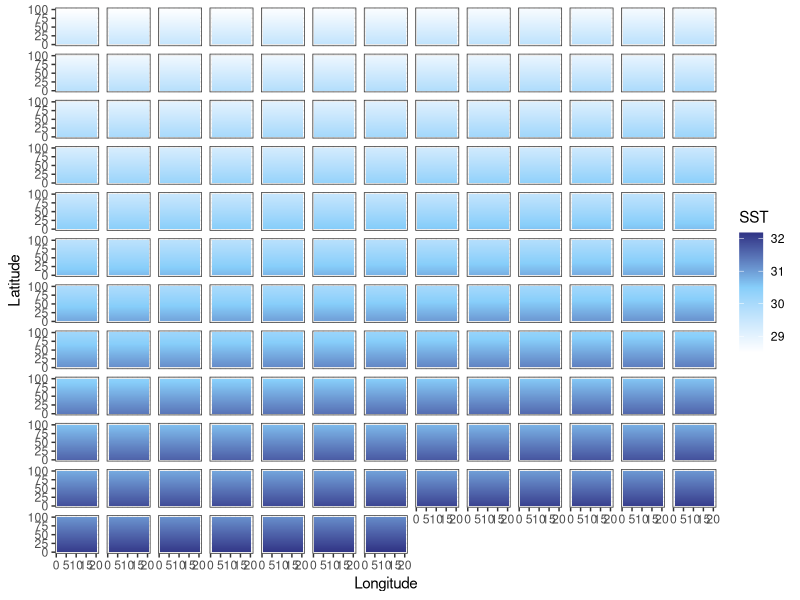
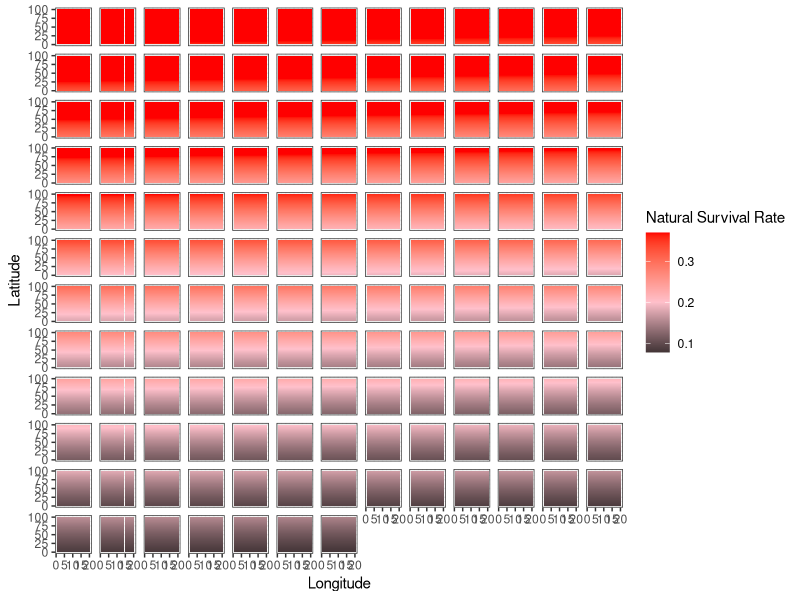
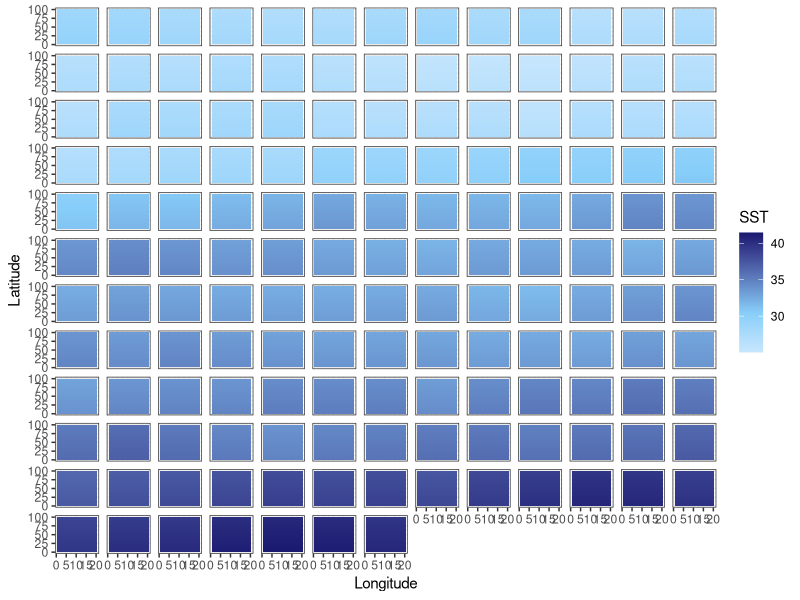
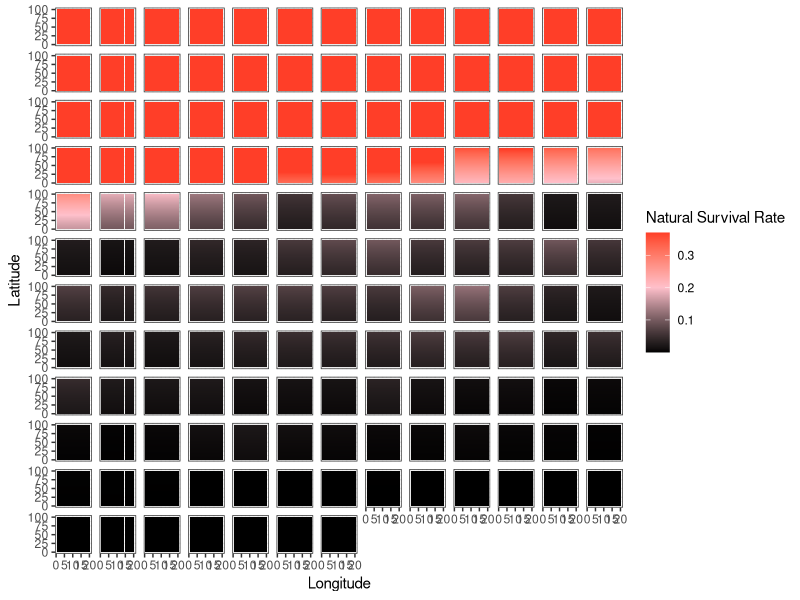
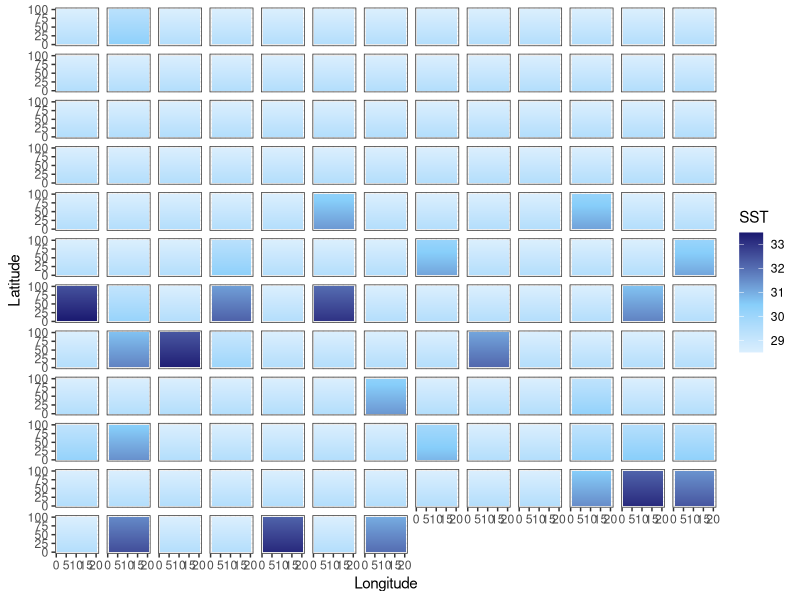
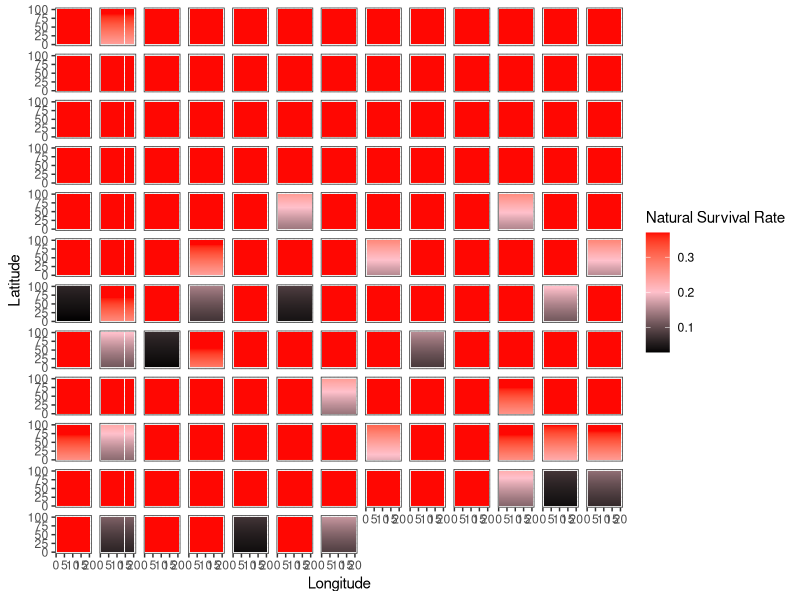

Generate these figures, in order, with R:
library(tidyverse)

addTaskCallback(function(...) {set.seed(42);TRUE})
options(warn=-1)

years = 150
NS.patches = 100
EW.patches = 20
opt.temp = 25

calc_temp_mortality <- function(SST, opt.temp, temp.range, s) {
  nat.m = array(0, c(nrow(SST), ncol(SST)))
  m = 1 - exp((-(SST[,] - opt.temp)^2)/(temp.range^2)) # temperature based mortality function from Walsworth et al.
  m = 1 - m
  nat.m = ifelse(m > s, s, m)
  return(nat.m)
}

# 0.37      29
# 0.2909605 30
# 0.1690133 31
# 0.0889436 32
# 0.0424048 33
# 0.0183156 34
# 0.007167  35



### UNCOMMENT FOR CONSTANT MEAN SHIFT SST
SST.patches.mean <- array(0, c(NS.patches, EW.patches, years))
start_SST = (opt.temp + 3.5) + NS.patches*0.01

for (i in 1:years) {
  SST = start_SST
  for (lat in 1:NS.patches) {
    SST.patches.mean[lat,,i] = SST
    SST = SST - 0.01
  }
  start_SST = start_SST + 0.018
}

### UNCOMMENT FOR ENSO VARIABLE MEAN SST
SST.patches.enso <- array(0, c(NS.patches, EW.patches, years))
start_SST = (opt.temp + 3.5) + NS.patches*0.01

for (i in 1:years) {
  SST = start_SST
  for (lat in 1:NS.patches) {
    SST.patches.enso[lat,,i] = SST
    SST = SST - 0.01
  }
  start_SST = start_SST + rnorm(1, mean = 0.018, sd = .5)
}

### UNCOMMENT FOR SHOCK SST CHANGES
SST.patches.shock <- array(0, c(NS.patches, EW.patches, years))
start_SST = (opt.temp + 3.5) + NS.patches*0.01

for (i in 1:years) {
  heat_prob = runif(1, 0, 1)
  if ((i < 75 & heat_prob < 0.1) | (i >= 75 & heat_prob < 0.35)) {
    intensity <- runif(1, .5, ifelse(i < 75, 2, 4))
    SST = start_SST + intensity
  } else {
    SST = start_SST
  }
  for (lat in 1:NS.patches) {
    SST.patches.shock[lat,,i] = SST
    SST = SST - 0.01
  }
}

output_df_mean = data.frame() #create dataframe to hold results
output_df_enso = data.frame()
output_df_shock = data.frame()


# Mean --------------------------------------------------------------------

for(b in 1:years) {
  SSTdf_mean = SST.patches.mean[,,b] %>% 
    as.data.frame() 
  
  SSTdf_mean$lat = c(1:NS.patches)
  SSTdf_mean$year = paste0(b)
  
  output_df_mean = bind_rows(output_df_mean, SSTdf_mean)
}

SSTdf_mean = output_df_mean %>% 
  pivot_longer(V1:V20,
               names_to = "lon",
               values_to = "sst") %>% 
  mutate(lon = case_when(
    lon == "V1" ~ 1,
    lon == "V2" ~ 2,
    lon == "V3" ~ 3,
    lon == "V4" ~ 4,
    lon == "V5" ~ 5,
    lon == "V6" ~ 6,
    lon == "V7" ~ 7,
    lon == "V8" ~ 8,
    lon == "V9" ~ 9,
    lon == "V10" ~ 10,
    lon == "V11" ~ 11,
    lon == "V12" ~ 12,
    lon == "V13" ~ 13,
    lon == "V14" ~ 14,
    lon == "V15" ~ 15,
    lon == "V16" ~ 16,
    lon == "V17" ~ 17,
    lon == "V18" ~ 18,
    lon == "V19" ~ 19,
    lon == "V20" ~ 20
    )) %>% 
  mutate(year = as.numeric(year))

mt = ggplot(SSTdf_mean, aes(lon, lat, fill = sst)) +
  geom_tile() +
  labs(x = "Longitude", y = "Latitude", fill = "SST") +
  theme_bw() +
  scale_fill_gradient2(low = "white", high = "midnightblue", mid = "lightskyblue", midpoint = 30.5) +
  facet_wrap(~year) + 
  theme(
    strip.background = element_blank(),
    strip.text.x = element_blank())

SSTdf_mean = SSTdf_mean %>% 
  mutate(mortality = 1 - (1 - exp((-(sst - 25)^2)/(4.5^2)))) %>% 
  mutate(survival = ifelse(mortality > 0.37, 0.37, mortality))

mm = ggplot(SSTdf_mean, aes(lon, lat, fill = survival)) +
  geom_tile() +
  labs(x = "Longitude", y = "Latitude", fill = "Natural Survival Rate") +
  theme_bw() +
  scale_fill_gradient2(low = "black", high = "red", mid = "pink", midpoint = .2) +
  facet_wrap(~year) + 
  theme(
    strip.background = element_blank(),
    strip.text.x = element_blank())

# ENSO --------------------------------------------------------------------

for(b in 1:years) {
  SSTdf_enso = SST.patches.enso[,,b] %>% 
    as.data.frame() 
  
  SSTdf_enso$lat = c(1:NS.patches)
  SSTdf_enso$year = paste0(b)
  
  output_df_enso = bind_rows(output_df_enso, SSTdf_enso)
}

SSTdf_enso = output_df_enso %>% 
  pivot_longer(V1:V20,
               names_to = "lon",
               values_to = "sst") %>% 
  mutate(lon = case_when(
    lon == "V1" ~ 1,
    lon == "V2" ~ 2,
    lon == "V3" ~ 3,
    lon == "V4" ~ 4,
    lon == "V5" ~ 5,
    lon == "V6" ~ 6,
    lon == "V7" ~ 7,
    lon == "V8" ~ 8,
    lon == "V9" ~ 9,
    lon == "V10" ~ 10,
    lon == "V11" ~ 11,
    lon == "V12" ~ 12,
    lon == "V13" ~ 13,
    lon == "V14" ~ 14,
    lon == "V15" ~ 15,
    lon == "V16" ~ 16,
    lon == "V17" ~ 17,
    lon == "V18" ~ 18,
    lon == "V19" ~ 19,
    lon == "V20" ~ 20
  )) %>% 
  mutate(year = as.numeric(year))

et = ggplot(SSTdf_enso, aes(lon, lat, fill = sst)) +
  geom_tile() +
  labs(x = "Longitude", y = "Latitude", fill = "SST") +
  theme_bw() +
  scale_fill_gradient2(low = "white", high = "midnightblue", mid = "lightskyblue", midpoint = 30.5) +
  facet_wrap(~year) + 
  theme(
    strip.background = element_blank(),
    strip.text.x = element_blank())

SSTdf_enso = SSTdf_enso %>% 
  mutate(mortality = 1 - (1 - exp((-(sst - 25)^2)/(4.5^2)))) %>% 
  mutate(survival = ifelse(mortality > 0.37, 0.37, mortality))

em = ggplot(SSTdf_enso, aes(lon, lat, fill = survival)) +
  geom_tile() +
  labs(x = "Longitude", y = "Latitude", fill = "Natural Survival Rate") +
  theme_bw() +
  scale_fill_gradient2(low = "black", high = "red", mid = "pink", midpoint = .2) +
  facet_wrap(~year) + 
  theme(
    strip.background = element_blank(),
    strip.text.x = element_blank())

# shock -------------------------------------------------------------------

for(b in 1:years) {
  SSTdf_shock = SST.patches.shock[,,b] %>% 
    as.data.frame() 
  
  SSTdf_shock$lat = c(1:NS.patches)
  SSTdf_shock$year = paste0(b)
  
  output_df_shock = bind_rows(output_df_shock, SSTdf_shock)
}

SSTdf_shock = output_df_shock %>% 
  pivot_longer(V1:V20,
               names_to = "lon",
               values_to = "sst") %>% 
  mutate(lon = case_when(
    lon == "V1" ~ 1,
    lon == "V2" ~ 2,
    lon == "V3" ~ 3,
    lon == "V4" ~ 4,
    lon == "V5" ~ 5,
    lon == "V6" ~ 6,
    lon == "V7" ~ 7,
    lon == "V8" ~ 8,
    lon == "V9" ~ 9,
    lon == "V10" ~ 10,
    lon == "V11" ~ 11,
    lon == "V12" ~ 12,
    lon == "V13" ~ 13,
    lon == "V14" ~ 14,
    lon == "V15" ~ 15,
    lon == "V16" ~ 16,
    lon == "V17" ~ 17,
    lon == "V18" ~ 18,
    lon == "V19" ~ 19,
    lon == "V20" ~ 20
  )) %>% 
  mutate(year = as.numeric(year))

st = ggplot(SSTdf_shock, aes(lon, lat, fill = sst)) +
  geom_tile() +
  labs(x = "Longitude", y = "Latitude", fill = "SST") +
  theme_bw() +
  scale_fill_gradient2(low = "white", high = "midnightblue", mid = "lightskyblue", midpoint = 30.5) +
  facet_wrap(~year) + 
  theme(
    strip.background = element_blank(),
    strip.text.x = element_blank())

SSTdf_shock = SSTdf_shock %>% 
  mutate(mortality = 1 - (1 - exp((-(sst - 25)^2)/(4.5^2)))) %>% 
  mutate(survival = ifelse(mortality > 0.37, 0.37, mortality))

sm = ggplot(SSTdf_shock, aes(lon, lat, fill = survival)) +
  geom_tile() +
  labs(x = "Longitude", y = "Latitude", fill = "Natural Survival Rate") +
  theme_bw() +
  scale_fill_gradient2(low = "black", high = "red", mid = "pink", midpoint = .2) +
  facet_wrap(~year) + 
  theme(
    strip.background = element_blank(),
    strip.text.x = element_blank())

ggsave(mt, file=paste0("mean_temp.pdf"), path = here("figs", "climate"), height = 10, width = 15)
ggsave(mm, file=paste0("mean_mortality.pdf"), path = here("figs", "climate"), height = 10, width = 15)
ggsave(et, file=paste0("enso_temp.pdf"), path = here("figs", "climate"), height = 10, width = 15)
ggsave(em, file=paste0("enso_mortality.pdf"), path = here("figs", "climate"), height = 10, width = 15)
ggsave(st, file=paste0("shock_temp.pdf"), path = here("figs", "climate"), height = 10, width = 15)
ggsave(sm, file=paste0("shock_mortality.pdf"), path = here("figs", "climate"), height = 10, width = 15)
